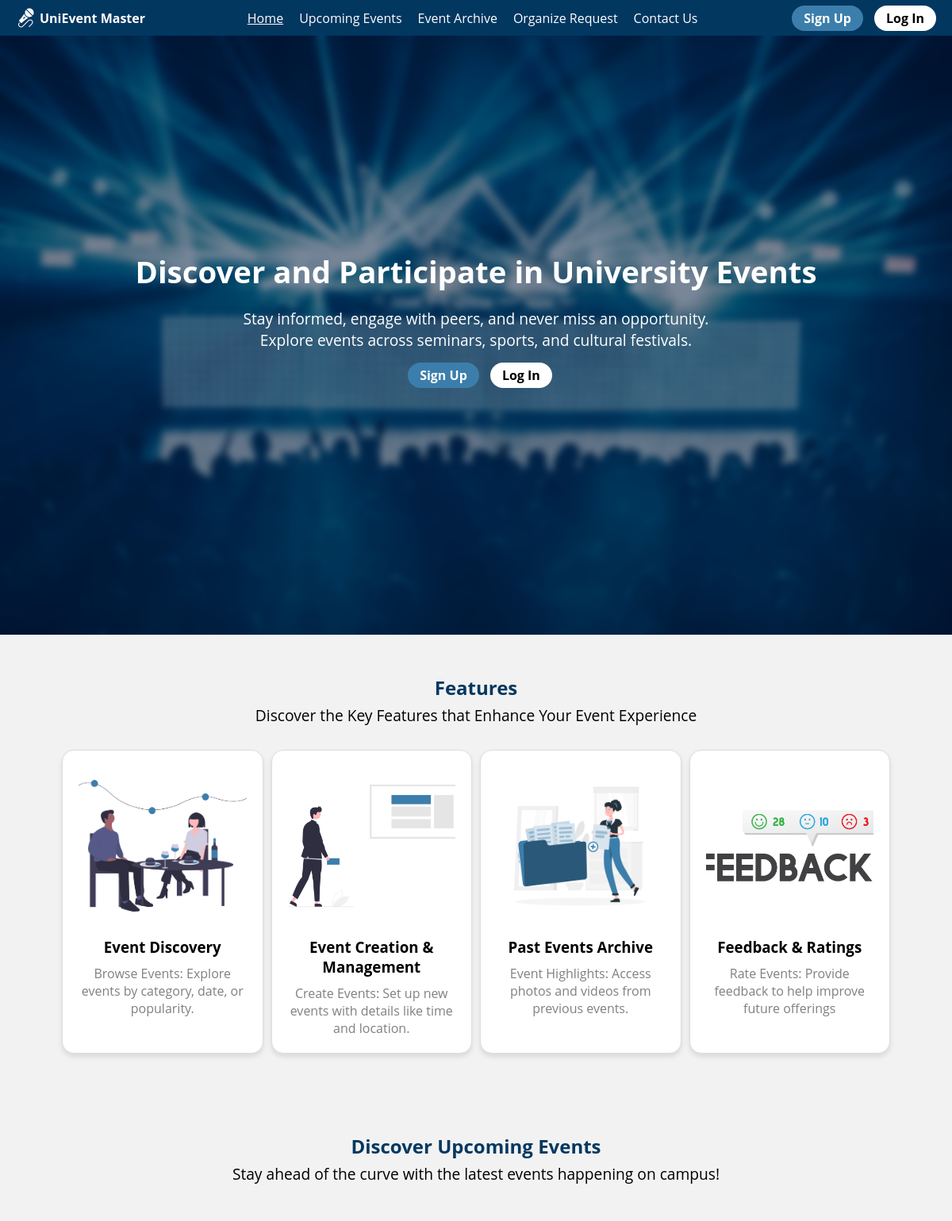
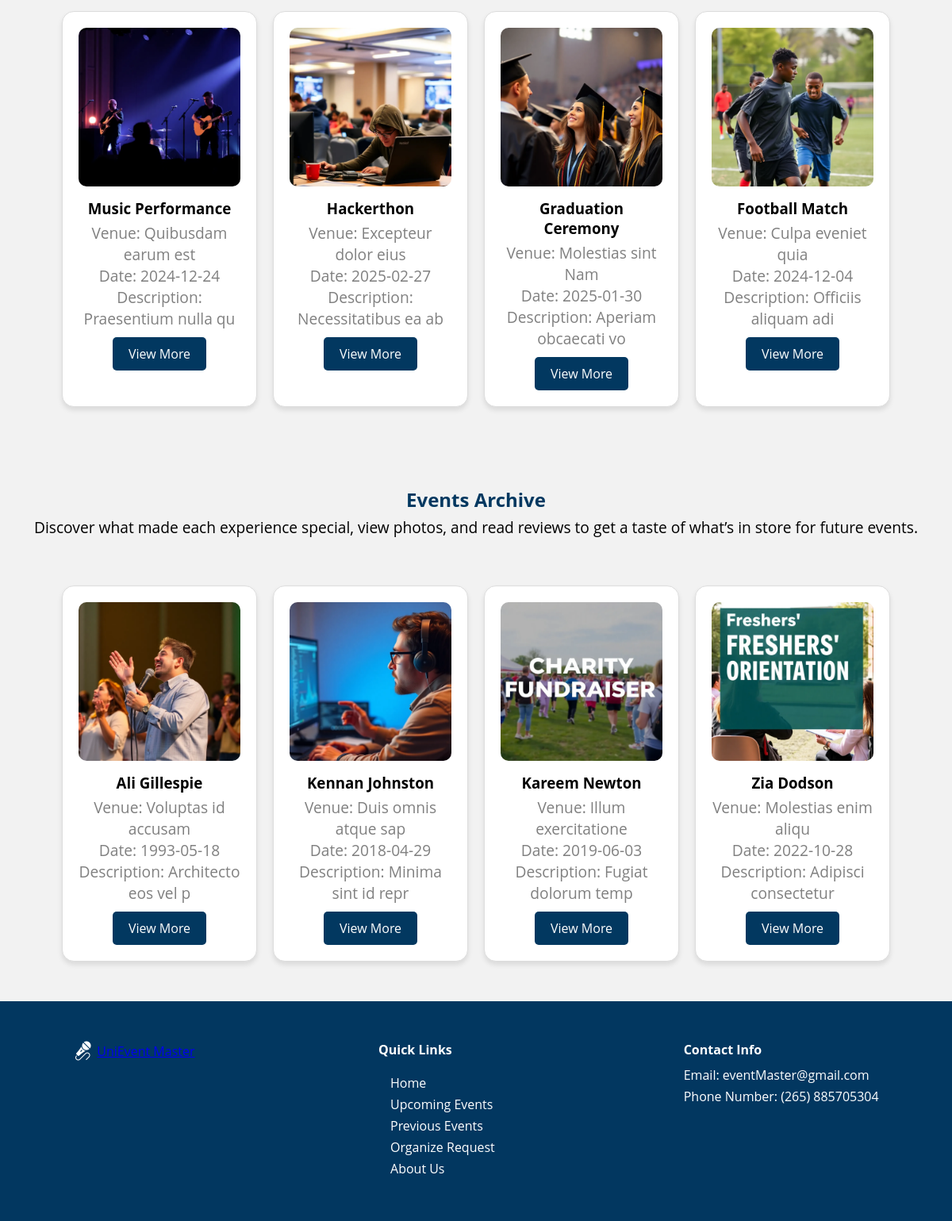
/Homepage/index.php, run on the app's committed database (2 pictures, top to bottom).
### tables this page shows
CREATE TABLE IF NOT EXISTS `approved_events` (
  `id` int NOT NULL AUTO_INCREMENT,
  `event_name` varchar(255) NOT NULL,
  `event_date` date NOT NULL,
  `event_venue` varchar(255) NOT NULL,
  `event_description` text NOT NULL,
  `price_category` enum('Free','Custom') NOT NULL,
  `event_price` decimal(10,2) DEFAULT NULL,
  `start_time` time NOT NULL,
  `end_time` time NOT NULL,
  `event_poster` varchar(255) NOT NULL,
  `created_at` timestamp NULL DEFAULT CURRENT_TIMESTAMP,
  PRIMARY KEY (`id`)
);

CREATE TABLE IF NOT EXISTS `archived_events` (
  `id` int NOT NULL AUTO_INCREMENT,
  `event_name` varchar(255) NOT NULL,
  `event_date` date NOT NULL,
  `event_venue` varchar(255) NOT NULL,
  `event_description` text NOT NULL,
  `price_category` enum('Free','Custom') NOT NULL,
  `event_price` decimal(10,2) DEFAULT NULL,
  `start_time` time NOT NULL,
  `end_time` time NOT NULL,
  `event_poster` varchar(255) NOT NULL,
  `created_at` timestamp NULL DEFAULT CURRENT_TIMESTAMP,
  PRIMARY KEY (`id`)
);

### Homepage/index.php (the view, shortened to what this page needs)
<?php
$conn = new mysqli("localhost", "root", "", "unievent_master");
?>
<!DOCTYPE html>
<html lang="en">
<head>
    <link rel="stylesheet" href="../css/home.css">
</head>
<body>
    <div class="background">
        <nav>
            <div class="logo">
                <img src="../images/microphone.png" alt="Logo" />
                <span><a href="../Dashboard/admin.php" id="logoText">UniEvent Master</a></span>
            </div>
            <ul class="nav-links">
                <li><a href="index.php" class="navActive">Home</a></li>
                <li><a href="./eventDiscovery.php">Upcoming Events</a></li>
                <li><a href="./eventArchive.php">Event Archive</a></li>
                <li><a href="organizeRequest.php">Organize Request</a></li>
                <li><a href="./contactUs.php">Contact Us</a></li>
            </ul>
            <div class="buttons" style="<?php echo isset($_SESSION['username']) ? 'display: none;' : ''; ?>">
                <a href="./signUp.html" class="register">Sign Up</a>
                <a href="../Homepage/signInOpt.html" class="login">Log In</a>
            </div>
        </nav>
        <section class="hero">
            <div class="content">
                <h1>Discover and Participate in University Events</h1>
                <p>
                    Stay informed, engage with peers, and never miss an opportunity.<br />Explore
                    events across seminars, sports, and cultural festivals.
                </p>
                <?php if (!isset($_SESSION['username'])): ?>
                    <div class="buttons" style="margin-top: 20px;">
                        <a href="../Homepage/signUp.html" class="register">Sign Up</a>
                        <a href="../Homepage/signInOpt.html" class="login">Log In</a>
                    </div>
                <?php endif; ?>
            </div>
        </section>
    </div>
    <section class="features-section">
        <h2>Features</h2>
        <p>Discover the Key Features that Enhance Your Event Experience</p>
        <div class="card-container">
            <div class="card">
                <img src="../images/event.png" alt="Event Discovery" />
                <h3>Event Discovery</h3>
                <p>Browse Events: Explore events by category, date, or popularity.</p>
            </div>
            <div class="card">
                <img src="../images/create.png" alt="Event Creation" />
                <h3>Event Creation & Management</h3>
                <p>
                    Create Events: Set up new events with details like time and
                    location.
                </p>
            </div>
            <div class="card">
                <img src="../images/archive.png" alt="archive" />
                <h3>Past Events Archive</h3>
                <p>
                    Event Highlights: Access photos and videos from previous events.
                </p>
            </div>
            <div class="card">
                <img src="../images/feedback.jpg" alt="feedback" />
                <h3> Feedback & Ratings</h3>
                <p>Rate Events: Provide feedback to help improve future offerings</p>
            </div>
        </div>
    </section>
    <section class="events-section">
        <h2>Discover Upcoming Events</h2>
        <p>Stay ahead of the curve with the latest events happening on campus!</p>
        <div class="card-container">
            <div class="event-container">
                <?php
                $sql = "SELECT * FROM approved_events";
                $result = $conn->query($sql);
                if ($result && $result->num_rows > 0) {
                    $count = 0;
                    while ($count < 4 && ($row = $result->fetch_assoc())) {
                        $posterPath = '../uploads/' . $row['event_poster'];
                ?>
                        <div class="card">
                            <img src="<?= $posterPath ?>" alt="Event Poster" />
                            <h3><?= $row['event_name'] ?></h3>
                            <p>
                                Venue: <?= $row['event_venue'] ?><br>
                                Date: <?= $row['event_date'] ?><br>
                                Description: <?= $row['event_description'] ?>
                            </p>
                            <a href="eventDetails.php?event_id=<?= $row['id'] . '&from=upComingEventDetail' ?>" class="View-More">View More</a>
                        </div>
                <?php
                        $count++;
                    }
                } else {
                    echo "<div class='card'><p style='color:red;'>No events available or query error occurred.</p></div>";
                }
                ?>
            </div>
        </div>
    </section>
    <section class="events-section">
        <h2>Events Archive</h2>
        <p>
            Discover what made each experience special, view photos, and read
            reviews to get a taste of what’s in store for future events.
        </p>
        <div class="card-container">
            <div class="event-container">
                <?php
                $sql = "SELECT * FROM archived_events";
                $result = $conn->query($sql);
                if ($result && $result->num_rows > 0) {
                    $count = 0;
                    while ($count < 4 && ($row = $result->fetch_assoc())) {
                        $posterPath = '../uploads/' . $row['event_poster'];
                ?>
                        <div class="card">
                            <img src="<?= $posterPath ?>" alt="Event Poster" />
                            <h3><?= $row['event_name'] ?></h3>
                            <p>
                                Venue: <?= $row['event_venue'] ?><br>
                                Date: <?= $row['event_date'] ?><br>
                                Description: <?= $row['event_description'] ?>
                            </p>
                            <a href="eventDetails.php?event_id=<?= $row['id'] . '&from=archivedEventDetail' ?>" class="View-More">View More</a>
                        </div>
                <?php
                        $count++;
                    }
                } else {
                    echo "<div class='card'><p style='color:red;'>No events available or query error occurred.</p></div>";
                }
                ?>
            </div>
        </div>
    </section>
    <footer class="footer">
        <div class="footer-container">
            <div class="footer-section logo">
                <img src="../images/microphone.png" alt="Logo" />
                <span><a href="../Homepage/index.php">UniEvent Master</a></span>
            </div>
            <div class="footer-section links-section">
                <h4 class="footer-heading">Quick Links</h4>
                <ul class="footer-links">
                    <li><a href="#" class="footer-link">Home</a></li>
                    <li><a href="#" class="footer-link">Upcoming Events</a></li>
                    <li><a href="#" class="footer-link">Previous Events</a></li>
                    <li><a href="#" class="footer-link">Organize Request</a></li>
                    <li><a href="#" class="footer-link">About Us</a></li>
                </ul>
            </div>
            <div class="footer-section contact-section">
                <h4 class="footer-heading">Contact Info</h4>
                <p class="footer-contact">Email: eventMaster@gmail.com</p>
                <p class="footer-contact">Phone Number: (265) 885705304</p>
            </div>
        </div>
    </footer>
</body>
</html>

### css/home.css (style rules this page uses)
* { margin: 0; padding: 0; box-sizing: border-box; font-family: "Open Sans", sans-serif; }
.background { background-image: url("../images/hero-sectionBG.jpg"); background-size: cover; background-position: center; height: 100vh; }
nav { display: flex; justify-content: space-between; align-items: center; background-color: #023760; padding: 10px 20px; position: fixed; top: 0; left: 0; width: 100%; z-index: 100; }
.logo { color: white; display: flex; align-items: center; }
.logo #logoText { font-weight: bold; text-decoration: none; color: white !important; }
.logo img { height: 25px; margin-right: 5px; }
.nav-links { display: flex; list-style: none; }
.nav-links li { margin-left: 20px; transition: 0.3s; }
.nav-links a { color: white; text-decoration: none; font-weight: normal; }
.buttons a { margin-left: 10px; padding: 5px 15px; border-radius: 20px; text-decoration: none; font-weight: bold; }
.register { background-color: #3c7eab; color: white; }
.login { background-color: white; color: black; }
.hero { background-color: #011d3e80; display: flex; justify-content: center; align-items: center; color: white; text-align: center; height: 100vh; backdrop-filter: blur(5px); }
.content h1 { font-size: 2.4rem; font-weight: bold; margin-bottom: 20px; }
.content p { font-size: 1.2rem; }
.features-section { background-color: #f2f2f2; text-align: center; padding: 50px 20px; }
.features-section h2 { color: #023860; }
.features-section > p { font-size: 1.2rem; margin-top: 5px; }
.card-container { margin-left: auto; margin-right: auto; width: 90%; display: flex; flex-wrap: wrap; justify-content: center; gap: 10px; margin-top: 30px; }
.card { background-color: white; border-radius: 15px; border: 1px solid #ddd; flex: 1 1 calc(25% - 20px); box-shadow: 0 4px 6px rgba(0, 0, 0, 0.1); padding: 20px; width: 350px; text-align: center; transition: transform 0.3s ease-in-out; }
.card img { width: 100%; height: 200px; object-fit: cover; border-radius: 10px; }
.card h3 { margin-top: 10px; }
.card p { margin-top: 10px; color: gray; }
.View-More { display: inline-block; padding: 10px 20px; background-color: #023860; color: white; text-decoration: none; border-radius: 5px; margin-top: 10px; }
.events-section { background-color: #f2f2f2; text-align: center; padding: 50px 20px; }
.events-section h2 { color: #023860; }
.events-section p { margin-top: 5px; font-size: 1.2rem; }
.event-container { display: flex; flex-wrap: wrap; justify-content: center; gap: 20px; margin-top: 30px; }
.event-container img { width: 100%; height: 200px; object-fit: cover; border-radius: 10px; }
footer { background-color: #023760; color: white; padding: 40px 0; }
.footer-container { display: flex; justify-content: space-around; flex-wrap: wrap; align-items: start; }
.footer-section { margin-top: 10px; min-width: 200px; }
.footer-heading { font-weight: bold; margin-bottom: 10px; }
.footer-links, .footer-contact { margin-top: 5px; }
.footer-links { padding: 10px; }
.footer-links li { margin-bottom: 5px; list-style: none; }
.footer-link { color: white; padding: 5px; text-decoration: none; }
.footer-contact { margin-bottom: 5px; }
.navActive { text-decoration: underline !important; }

### data on the page
approved_events: event_poster (picture), event_name "Music Performance", event_venue "Quibusdam earum est", event_date "2024-12-24", event_description "Praesentium nulla qu"
approved_events: event_poster (picture), event_name "Hackerthon", event_venue "Excepteur dolor eius", event_date "2025-02-27", event_description "Necessitatibus ea ab"
approved_events: event_poster (picture), event_name "Graduation Ceremony", event_venue "Molestias sint Nam", event_date "2025-01-30", event_description "Aperiam obcaecati vo"
approved_events: event_poster (picture), event_name "Football Match", event_venue "Culpa eveniet quia", event_date "2024-12-04", event_description "Officiis aliquam adi"
archived_events: event_poster (picture), event_name "Ali Gillespie", event_venue "Voluptas id accusam", event_date "1993-05-18", event_description "Architecto eos vel p"
archived_events: event_poster (picture), event_name "Kennan Johnston", event_venue "Duis omnis atque sap", event_date "2018-04-29", event_description "Minima sint id repr"
archived_events: event_poster (picture), event_name "Kareem Newton", event_venue "Illum exercitatione", event_date "2019-06-03", event_description "Fugiat dolorum temp"
archived_events: event_poster (picture), event_name "Zia Dodson", event_venue "Molestias enim aliqu", event_date "2022-10-28", event_description "Adipisci consectetur"
